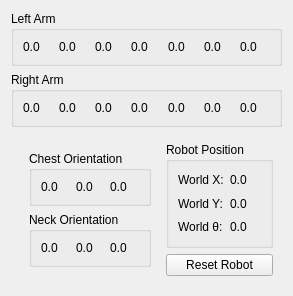
     <widget class="QFrame" name="frameRobotState">
      <property name="maximumSize">
       <size>
        <width>16777215</width>
        <height>300</height>
       </size>
      </property>
      <layout class="QVBoxLayout" name="verticalLayout_2">
       <item>
        <widget class="QGroupBox" name="groupBox_5">
         <property name="title">
          <string>Left Arm</string>
         </property>
         <layout class="QHBoxLayout" name="horizontalLayout_12">
          <item>
           <widget class="QLabel" name="lblLeftShoulderPitch">
            <property name="text">
             <string>0.0</string>
            </property>
           </widget>
          </item>
          <item>
           <widget class="QLabel" name="lblLeftShoulderRoll">
            <property name="text">
             <string>0.0</string>
            </property>
           </widget>
          </item>
          <item>
           <widget class="QLabel" name="lblLeftShoulderYaw">
            <property name="text">
             <string>0.0</string>
            </property>
           </widget>
          </item>
          <item>
           <widget class="QLabel" name="lblLeftElbowPitch">
            <property name="text">
             <string>0.0</string>
            </property>
           </widget>
          </item>
          <item>
           <widget class="QLabel" name="lblLeftForearmYaw">
            <property name="text">
             <string>0.0</string>
            </property>
           </widget>
          </item>
          <item>
           <widget class="QLabel" name="lblLeftWristRoll">
            <property name="text">
             <string>0.0</string>
            </property>
           </widget>
          </item>
          <item>
           <widget class="QLabel" name="lblLeftWristPitch">
            <property name="text">
             <string>0.0</string>
            </property>
           </widget>
          </item>
         </layout>
        </widget>
       </item>
       <item>
        <widget class="QGroupBox" name="groupBox_7">
         <property name="title">
          <string>Right Arm</string>
         </property>
         <layout class="QHBoxLayout" name="horizontalLayout_14">
          <item>
           <widget class="QLabel" name="lblRightShoulderPitch">
            <property name="text">
             <string>0.0</string>
            </property>
           </widget>
          </item>
          <item>
           <widget class="QLabel" name="lblRightShoulderRoll">
            <property name="text">
             <string>0.0</string>
            </property>
           </widget>
          </item>
          <item>
           <widget class="QLabel" name="lblRightShoulderYaw">
            <property name="text">
             <string>0.0</string>
            </property>
           </widget>
          </item>
          <item>
           <widget class="QLabel" name="lblRightElbowPitch">
            <property name="text">
             <string>0.0</string>
            </property>
           </widget>
          </item>
          <item>
           <widget class="QLabel" name="lblRightForearmYaw">
            <property name="text">
             <string>0.0</string>
            </property>
           </widget>
          </item>
          <item>
           <widget class="QLabel" name="lblRightWristRoll">
            <property name="text">
             <string>0.0</string>
            </property>
           </widget>
          </item>
          <item>
           <widget class="QLabel" name="lblRightWristPitch">
            <property name="text">
             <string>0.0</string>
            </property>
           </widget>
          </item>
         </layout>
        </widget>
       </item>
       <item>
        <widget class="QWidget" name="widget_8" native="true">
         <layout class="QGridLayout" name="gridLayout_4">
          <item row="0" column="1">
           <widget class="QGroupBox" name="groupBox_4">
            <property name="title">
             <string>Robot Position</string>
            </property>
            <layout class="QGridLayout" name="gridLayout_13">
             <item row="0" column="0">
              <widget class="QLabel" name="label_7">
               <property name="text">
                <string>World X:</string>
               </property>
              </widget>
             </item>
             <item row="0" column="1">
              <widget class="QLabel" name="lblRobotPositionX">
               <property name="text">
                <string>0.0</string>
               </property>
              </widget>
             </item>
             <item row="1" column="0">
              <widget class="QLabel" name="label_6">
               <property name="text">
                <string>World Y:</string>
               </property>
              </widget>
             </item>
             <item row="1" column="1">
              <widget class="QLabel" name="lblRobotPositionY">
               <property name="text">
                <string>0.0</string>
               </property>
              </widget>
             </item>
             <item row="2" column="0">
              <widget class="QLabel" name="label_8">
               <property name="text">
                <string>&lt;html&gt;&lt;head/&gt;&lt;body&gt;&lt;p&gt;World &amp;#952;:&lt;/p&gt;&lt;/body&gt;&lt;/html&gt;</string>
               </property>
              </widget>
             </item>
             <item row="2" column="1">
              <widget class="QLabel" name="lblRobotPositionTheta">
               <property name="text">
                <string>0.0</string>
               </property>
              </widget>
             </item>
            </layout>
           </widget>
          </item>
          <item row="1" column="1">
           <widget class="QPushButton" name="btnResetRobot">
            <property name="text">
             <string>Reset Robot</string>
            </property>
           </widget>
          </item>
          <item row="0" column="0" rowspan="2">
           <widget class="QWidget" name="widget_4" native="true">
            <layout class="QVBoxLayout" name="verticalLayout_3">
             <item>
              <widget class="QGroupBox" name="groupBox_6">
               <property name="title">
                <string>Chest Orientation</string>
               </property>
               <layout class="QHBoxLayout" name="horizontalLayout_13">
                <item>
                 <widget class="QLabel" name="lblChestRoll">
                  <property name="text">
                   <string>0.0</string>
                  </property>
                 </widget>
                </item>
                <item>
                 <widget class="QLabel" name="lblChestPitch">
                  <property name="text">
                   <string>0.0</string>
                  </property>
                 </widget>
                </item>
                <item>
                 <widget class="QLabel" name="lblChestYaw">
                  <property name="text">
                   <string>0.0</string>
                  </property>
                 </widget>
                </item>
               </layout>
              </widget>
             </item>
             <item>
              <widget class="QGroupBox" name="groupBox_3">
               <property name="title">
                <string>Neck Orientation</string>
               </property>
               <layout class="QHBoxLayout" name="horizontalLayout_10">
                <item>
                 <widget class="QLabel" name="lblLowerNeckPitch">
                  <property name="text">
                   <string>0.0</string>
                  </property>
                 </widget>
                </item>
                <item>
                 <widget class="QLabel" name="lblNeckYaw">
                  <property name="text">
                   <string>0.0</string>
                  </property>
                 </widget>
                </item>
                <item>
                 <widget class="QLabel" name="lblNeckUpperPitch">
                  <property name="text">
                   <string>0.0</string>
                  </property>
                 </widget>
                </item>
               </layout>
              </widget>
             </item>
            </layout>
           </widget>
          </item>
         </layout>
        </widget>
       </item>
      </layout>
     </widget>
